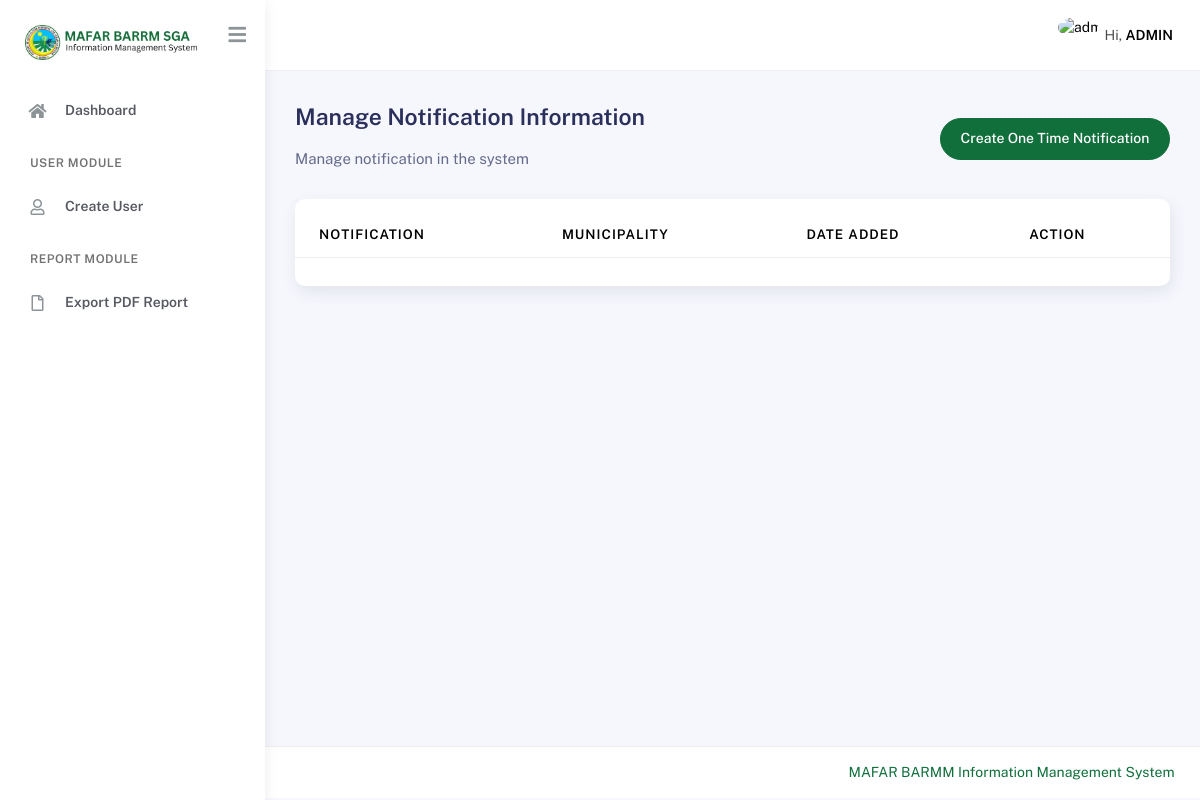
/mafar/notification (signed in), run on an earlier commit of the app's database.
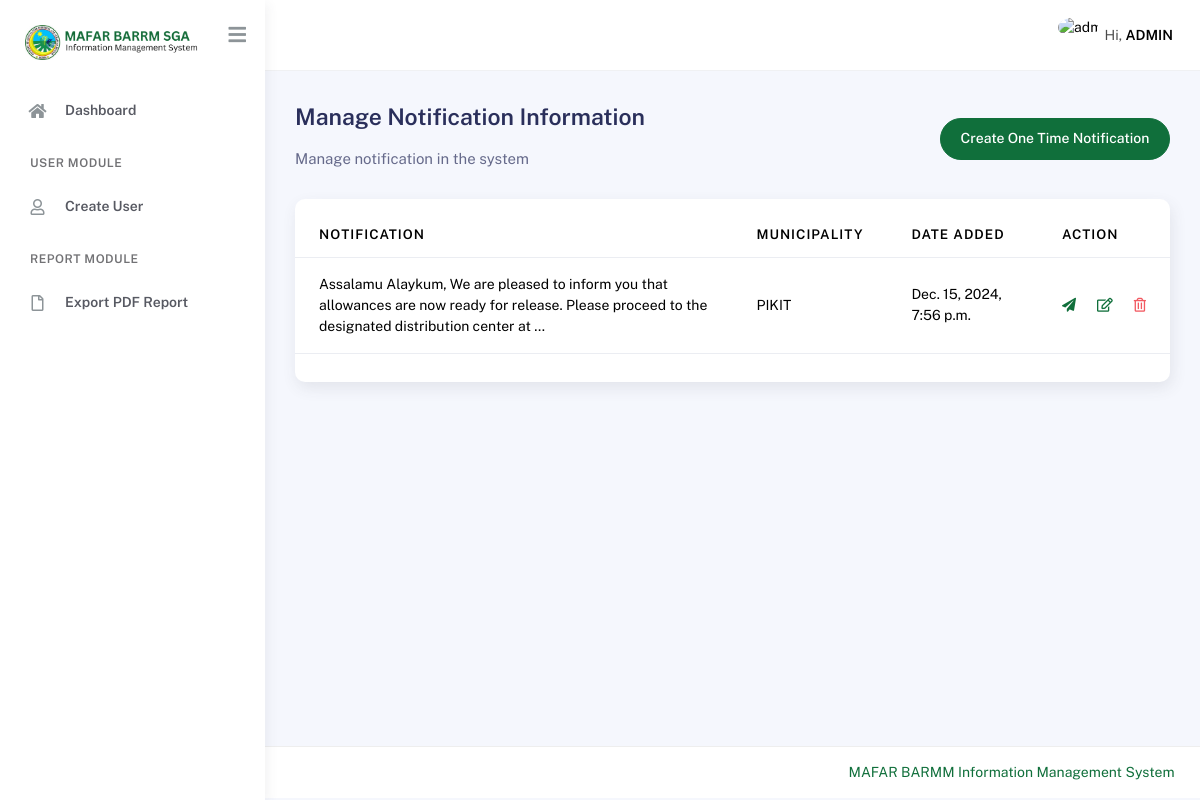
And on a later commit of the database.
### main/models.py (models this page shows, shortened)
class Notification(models.Model):
    message = models.TextField(max_length=500)
    for_municipality = models.ForeignKey(Municpality, on_delete=models.CASCADE)
    date_added = models.DateTimeField(auto_now_add=True)

class Municpality(models.Model):
    municipality = models.CharField(max_length=255)
    class Meta:
        verbose_name_plural = "Municipality"
        verbose_name = "Municipality"
    def __str__(self) -> str:
        return self.municipality

### main/views.py (the view, shortened to what this page needs)
class NotificationView(MustBeLoggedIn, View):
    template_name = 'notification.html'
    context = {}
    def get(self, request):
        self.context['items'] = Notification.objects.order_by('-date_added')
        return render(request, self.template_name, self.context)

### main/templatetags/group_tags.py (called while the page is built)
@register.filter
def in_group(user, group_name):
    return user.groups.filter(name=group_name).exists()

### main/templates/notification.html (shortened to what this page needs)
{% extends './includes/base.html' %}
{% block content %}
<div class="page-inner">
    <div class="d-flex align-items-left align-items-md-center flex-column flex-md-row pt-2 pb-4">
        <div>
            <h3 class="fw-bold mb-3">Manage Notification Information</h3>
            <h6 class="op-7 mb-2">Manage notification in the system</h6>
        </div>
        <div class="ms-md-auto py-2 py-md-0">
            <a href="{% url 'add_notification' %}" class="btn btn-primary btn-round">Create One Time Notification</a>
        </div>
    </div>
    <div class="card py-3">
        <table class="table" id="datatable">
            <thead>
                <tr>
                    <th>Notification</th>
                    <th>Municipality</th>
                    <th>Date Added</th>
                    <th>Action</th>
                </tr>
            </thead>
            <tbody>
                {% for item in items %}
                <tr>
                    <td class="w-50">{{ item.message|truncatechars:150 }}</td>
                    <td>{{ item.for_municipality }}</td>
                    <td>{{ item.date_added }}</td>
                    <td>
                        <div class="d-flex align-items-center justify-content-start gap-4">
                            <a href="#" id="notify" data-id="{{ item.id }}" data-municipality="{{ item.for_municipality }}">
                                <i class="fas fa-paper-plane"></i>
                            </a>
                            <a href="{% url 'update_notification' pk=item.id %}">
                                <i class="far fa-edit"></i>
                            </a>
                            <a href="{% url 'delete_notification' pk=item.id %}">
                                <i class="far fa-trash-alt text-danger"></i>
                            </a>
                        </div>
                    </td>
                </tr>
                {% endfor %}
            </tbody>
        </table>
    </div>
</div>
{% endblock %}

What changed in the data, as far as the page shows it:
added Notification: message "Assalamu Alaykum, We are pleased to inform you that allowances are now ready for release. Please proceed to the designated distribution center at …", for_municipality "PIKIT", date_added "Dec. 15, 2024, 7:56 p.m."
